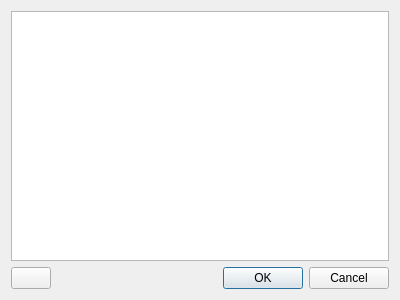
<?xml version="1.0" encoding="UTF-8"?>
<ui version="4.0">
 <class>StatementHistoryDialog</class>
 <widget class="QDialog" name="StatementHistoryDialog">
  <property name="geometry">
   <rect>
    <x>0</x>
    <y>0</y>
    <width>400</width>
    <height>300</height>
   </rect>
  </property>
  <property name="windowTitle">
   <string>История реплики</string>
  </property>
  <layout class="QVBoxLayout" name="verticalLayout">
   <item>
    <widget class="QListView" name="lvStatements">
     <property name="editTriggers">
      <set>QAbstractItemView::NoEditTriggers</set>
     </property>
    </widget>
   </item>
   <item>
    <layout class="QHBoxLayout" name="horizontalLayout">
     <item>
      <widget class="QPushButton" name="btnDeleteHistory">
       <property name="toolTip">
        <string>Удалить историю реплики</string>
       </property>
       <property name="text">
        <string/>
       </property>
       <property name="icon">
        <iconset resource="icons.qrc">
         <normaloff>:/images/icons/edit-delete.png</normaloff>:/images/icons/edit-delete.png</iconset>
       </property>
       <property name="iconSize">
        <size>
         <width>32</width>
         <height>32</height>
        </size>
       </property>
      </widget>
     </item>
     <item>
      <spacer name="horizontalSpacer">
       <property name="orientation">
        <enum>Qt::Horizontal</enum>
       </property>
       <property name="sizeHint" stdset="0">
        <size>
         <width>40</width>
         <height>20</height>
        </size>
       </property>
      </spacer>
     </item>
     <item>
      <widget class="QDialogButtonBox" name="buttonBox">
       <property name="sizePolicy">
        <sizepolicy hsizetype="Expanding" vsizetype="Fixed">
         <horstretch>0</horstretch>
         <verstretch>0</verstretch>
        </sizepolicy>
       </property>
       <property name="orientation">
        <enum>Qt::Horizontal</enum>
       </property>
       <property name="standardButtons">
        <set>QDialogButtonBox::Cancel|QDialogButtonBox::Ok</set>
       </property>
      </widget>
     </item>
    </layout>
   </item>
  </layout>
 </widget>
 <resources>
  <include location="icons.qrc"/>
 </resources>
 <connections>
  <connection>
   <sender>buttonBox</sender>
   <signal>accepted()</signal>
   <receiver>QStatementHistoryDialog</receiver>
   <slot>accept()</slot>
   <hints>
    <hint type="sourcelabel">
     <x>248</x>
     <y>254</y>
    </hint>
    <hint type="destinationlabel">
     <x>157</x>
     <y>274</y>
    </hint>
   </hints>
  </connection>
  <connection>
   <sender>buttonBox</sender>
   <signal>rejected()</signal>
   <receiver>QStatementHistoryDialog</receiver>
   <slot>reject()</slot>
   <hints>
    <hint type="sourcelabel">
     <x>316</x>
     <y>260</y>
    </hint>
    <hint type="destinationlabel">
     <x>286</x>
     <y>274</y>
    </hint>
   </hints>
  </connection>
 </connections>
</ui>
